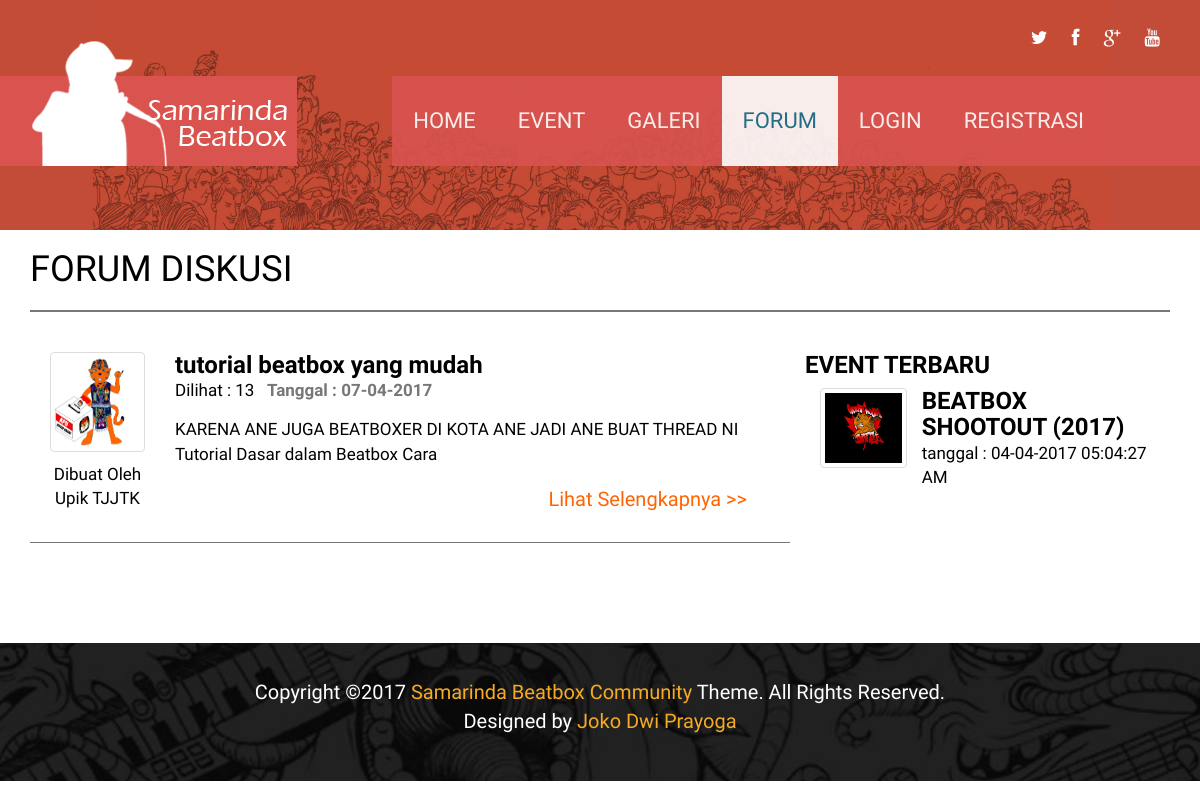
/forum.php, run on the app's committed database.
### tables this page shows
CREATE TABLE `tb_forum` (
  `id` int(11) NOT NULL,
  `id_member` int(11) NOT NULL,
  `judul` varchar(100) NOT NULL,
  `topic` text NOT NULL,
  `tanggal` date NOT NULL,
  `dilihat` int(11) NOT NULL
);

CREATE TABLE `tb_member` (
  `id` int(11) NOT NULL,
  `nama` varchar(100) NOT NULL,
  `username` varchar(100) NOT NULL,
  `password` varchar(200) NOT NULL,
  `telp` varchar(15) NOT NULL,
  `alamat` varchar(200) NOT NULL,
  `gambar` varchar(200) NOT NULL,
  `tgl_daftar` date NOT NULL,
  `status` int(2) NOT NULL
);

CREATE TABLE `tb_event` (
  `id` int(11) NOT NULL,
  `gambar` varchar(100) NOT NULL,
  `judul` varchar(100) NOT NULL,
  `tanggal` datetime NOT NULL,
  `artikel` text NOT NULL
);

### forum.php (the view, shortened to what this page needs)
<!DOCTYPE html>
<html lang="en">
<head>
    <link href="css/bootstrap.min.css" rel="stylesheet">
    <link href="css/font-awesome.min.css" rel="stylesheet">
	<link href="css/main.css" rel="stylesheet">
	<link href="css/animate.css" rel="stylesheet">
	<link href="css/responsive.css" rel="stylesheet">
    <link rel="stylesheet" type="text/css" href="css/mystyle.css">
</head>
<body>
	<header id="header" role="banner">
		<div class="main-nav">
			<div class="container">
				<div class="header-top">
					<div class="pull-right social-icons">
						<a href="#"><i class="fa fa-twitter"></i></a>
						<a href="#"><i class="fa fa-facebook"></i></a>
						<a href="#"><i class="fa fa-google-plus"></i></a>
						<a href="#"><i class="fa fa-youtube"></i></a>
					</div>
				</div>
		        <div class="row">
		            <div class="navbar-header">
		                <a class="navbar-brand" href="index.html">
		                	<img class="img-responsive" src="images/logo_.png" alt="logo">
		                </a>
		            </div>
		            <div class="collapse navbar-collapse">
		                <ul class="nav navbar-nav navbar-right">
		                    <li><a href="index.php">Home</a></li>
		                    <li><a href="event.php">Event</a></li>
		                    <li><a href="gallery.php">Galeri</a></li>
		                    <li class="active"><a href="forum.php">Forum</a></li>
		                    <?php
		                    	if (isset($_SESSION['username'])) {
							?>
		                    <li class="dropdown">
							    <a class="dropdown-toggle" data-toggle="dropdown" href="#">
							    <?php echo $_SESSION['username']; ?>
							    <span class="caret"></span>
							    </a>
							    <ul class="dropdown-menu" style="background:#d9534f">
							      	<li style="border-bottom: 2px solid #fff;"><a class="ku" href="profile.php">Profile</a></li>
							      	<li><a class="ku" href="logout.php">Logout</a></li>
							    </ul>
							 </li>
							<?php
								}
								else{
							?>
		                    <li> <a href="login.php">Login</a></li>
		                    <li class=""><a href="registrasi.php">Registrasi</a></li>
							<?php
								}
		                    ?>
		                </ul>
		            </div>
		        </div>
	        </div>
        </div>
    </header>
	<section class="kontent">
		<div id="sponsor-carousel" class="carousel slide" data-interval="false">
			<div class="container">
				<div class="row">
					<div class="col-sm-12">
						<h2 style="margin-bottom:0px; color:#000;">
							Forum Diskusi
						</h2><hr style="border:1px solid #777;">
						<div class="col-md-8">
							<div class="row">
								<?php
									$sql_forum = mysql_query("select * from tb_forum order by id desc") or die(mysql_error());
									while ($row_forum = mysql_fetch_array($sql_forum))
									{
										$sql_id_member = mysql_query("select * from tb_member where id='".$row_forum['id_member']."'");
										$row_id_member = mysql_fetch_array($sql_id_member);
                                        $tanggal = $row_forum['tanggal'];
                                        $format = date('d-m-Y',strtotime($tanggal ));
								?>
										<div class="col-md-12" style="border-bottom:1px solid #777;; padding:20px;">
											<div class="row">
												<div class="col-md-2 thumb">
													<center>
													<img class="thumbnail" style="width:100%; height:100px;" src="images/member/<?php echo $row_id_member['gambar']; ?>">
													<p style="color:#000; margin:-10px;">Dibuat Oleh <br><?php echo $row_id_member['nama'];?></p>
													</center>
												</div>
												<div class="col-md-10">
													<h3 style="color:#000; text-transform: none; margin:0px;"><strong><?php echo $row_forum['judul']; ?></strong></h3>
													<p style="color:#000;">Dilihat : <?php echo $row_forum['dilihat']; ?> &nbsp; <label style="color:#777;">Tanggal : <?php echo $format; ?></label></p>
													<p style="color:#000;"><?php  echo substr($row_forum['topic'], 0, 100);?>
													</p>
													<div class="pull-right">
														<form method="post">
															<input type="submit" class="btn btn-danger btn-ku" name="dilihat<?php echo $row_forum['id']; ?>" value="Lihat Selengkapnya >>">
														</form>
													</div>
												</div>
											</div>
										</div>
								<?php
									}
								?>
							</div>
						</div>
						<div class="col-md-4">
							<h3 style="color:#000;"><strong>Event Terbaru</strong></h3>
							<div class="row">
								<?php
									$query=mysql_query("select * from tb_event ORDER BY id DESC") or die(mysql_error());
									while ($tampil = mysql_fetch_array($query))
									{
                                    $tanggal = $tampil['tanggal'];
                                    $format = date('d-m-Y h:m:s A',strtotime($tanggal ));
								?>
									<div class="col-md-12 <?php if ($tampil['id']==$_GET['id']) {
										echo "hidden";
									} ?>">
										<a href="detail_event.php?id=<?php echo $tampil['id']; ?>">
											<div class="col-md-4 thumb">
												<img class="thumbnail"style="width:100%; height:80px;" src="images/event/<?php echo $tampil['gambar']; ?>">
											</div>
											<div class="col-md-8">
												<div class="row">
												<h3 style="color:#000; margin:0px;"><strong> <?php echo $tampil['judul']; ?></strong></h3>
												<p style="color:#000;">tanggal : <?php echo $format; ?></p>
												</div>
											</div>
										</a>
									</div>
								<?php
									}
								?>
							</div>
						</div>
					</div>
				</div>
			</div>
		</div>
	</section>
   <footer id="footer">
        <div class="container">
            <div class="text-center">
                <p> Copyright  &copy;2017<a target="_blank" href=""> Samarinda Beatbox Community </a>Theme. All Rights Reserved. <br> Designed by <a target="_blank" href="">Joko Dwi Prayoga</a></p>
            </div>
        </div>
    </footer>
</body>
</html>

### css/main.css (style rules this page uses)
body { font-family: 'Dosis', sans-serif; font-size: 17px; }
.btn { border-radius: 0; font-family: 'Yanone Kaffeesatz','sans-serif'; font-size: 20px; padding: 9px 23px; }
a { -webkit-transition: 300ms; -moz-transition: 300ms; -o-transition: 300ms; transition: 300ms; }
h1, h2, h3, h4, h5, h6 { font-family: 'Yanone Kaffeesatz', 'sans-serif'; font-weight: 300; text-transform: uppercase; }
h2 { font-size: 36px }
.header-top { display: block; overflow: hidden; padding: 25px; }
.main-nav { position: absolute; width: 100%; z-index: 999; }
.main-nav .container { width: 100% }
.social-icons a { font-size: 18px; color: #fff; padding-left:20px; }
.navbar-brand { background-color: #d9534f; height: 90px; margin-bottom: 20px; position: relative; width: 297px; }
.navbar-brand img { position: absolute; top: -35px; }
.navbar-right { background-color: #d9534f; padding:0 95px 0 0; opacity: .9 }
.navbar-right li a { padding: 35px 21px; font-size: 22px; color: #fff; text-transform: uppercase; font-family: 'Yanone Kaffeesatz', 'sans-serif'; font-weight: 300; }
.navbar-right li a:hover, .navbar-right li a:focus, .navbar-right .active a { background-color: #fff; color: #16728f }
#footer { background-color: #212121; background-image: url("../images/footer-bg.jpg"); background-position: center bottom; background-repeat: no-repeat; background-size: cover; color: #FFFFFF; font-size: 20px; padding: 35px 0; }
#footer a { color:#f7ab24 }

### css/mystyle.css (style rules this page uses)
.kontent { padding-bottom: 100px; }
.btn-ku { background-color: transparent; color: #fe6403; border: 0px; }

### data on the page
tb_forum: id_member.gambar (picture), id_member.nama "Upik TJJTK", judul "tutorial beatbox yang mudah", dilihat "13", tanggal "07-04-2017", topic "KARENA ANE JUGA BEATBOXER DI KOTA ANE JADI ANE BUAT THREAD NI Tutorial Dasar dalam Beatbox Cara"
tb_event: gambar (picture), judul "BEATBOX SHOOTOUT (2017)", tanggal "04-04-2017 05:04:27 AM"
